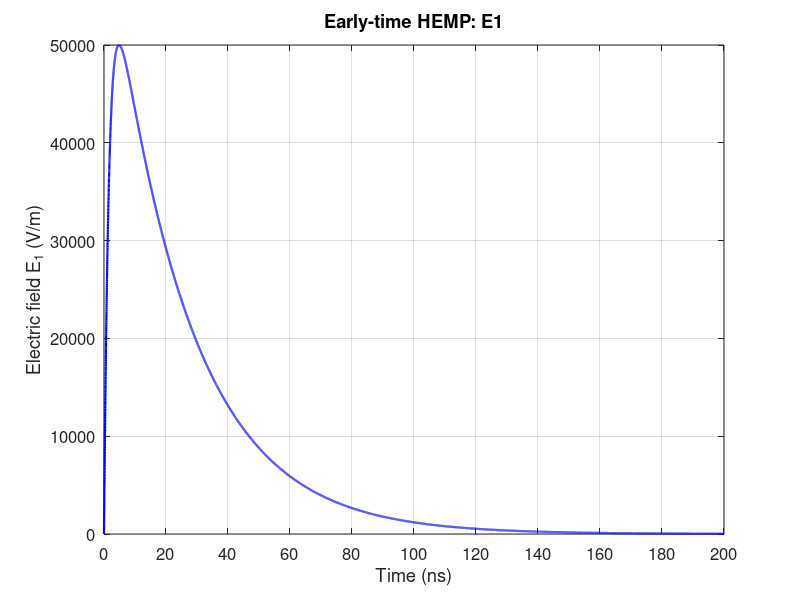

Reproduce this figure in MATLAB. (Note: this script raises an error after producing the figure.)
%% HEMP E1, E2 and E3 reference waveforms
% All calculations use time in seconds and electric field in V/m.

clear; clc; close all;

%% 1. Early-time component: E1
E01 = 50000;             % V/m
k1  = 1.3;
a1  = 4e7;              % 1/s
b1  = 6e8;              % 1/s

t1 = linspace(0, 200e-9, 20001);
E1 = zeros(size(t1));

active = t1 > 0;
E1(active) = E01*k1 .* ...
    (exp(-a1*t1(active)) - exp(-b1*t1(active)));

figure('Color','w','Name','HEMP E1');
plot(t1*1e9, E1, 'b', 'LineWidth',1.6);

xlabel('Time (ns)');
ylabel('Electric field E_1 (V/m)');
title('Early-time HEMP: E1');
xlim([0 200]);
xticks(0:20:200);
grid on; box on;
set(gca,'FontSize',12);

ax = gca;
ax.YAxis.Exponent = 0;

%% 2. Intermediate-time component: E2
E02 = 100;              % V/m
k2  = 1;
a2  = 1000;             % 1/s
b2  = 6e8;              % 1/s

% Fine sampling near the fast rising edge, then a longer time range.
t2 = unique([linspace(0, 100e-9, 2001), ...
             linspace(100e-9, 5e-3, 20001)]);

E2 = zeros(size(t2));

active = t2 > 0;
E2(active) = E02*k2 .* ...
    (exp(-a2*t2(active)) - exp(-b2*t2(active)));

figure('Color','w','Name','HEMP E2');
plot(t2*1e3, E2, 'b', 'LineWidth',1.6);

xlabel('Time (ms)');
ylabel('Electric field E_2 (V/m)');
title('Intermediate-time HEMP: E2');
xlim([0 5]);
xticks(0:1:5);
grid on; box on;
set(gca,'FontSize',12);

%% 3. Late-time component: E3
E0i = 0.04;             % V/m
ki  = 1.058;
ai  = 0.02;             % 1/s
bi  = 2;                % 1/s

E0j = 0.01326;          % V/m
kj  = 9.481;
aj  = 0.015;            % 1/s
bj  = 0.02;             % 1/s

t3  = linspace(0, 500, 50001);
tau = t3 - 1;           % Shifted time: onset at t = 1 second

Ei = zeros(size(t3));
Ej = zeros(size(t3));

% Apply the onset condition to the shifted time.
active = tau > 0;

Ei(active) = E0i*ki .* ...
    (exp(-ai*tau(active)) - exp(-bi*tau(active)));

Ej(active) = E0j*kj .* ...
    (exp(-aj*tau(active)) - exp(-bj*tau(active)));

E3 = Ei - Ej;

figure('Color','w','Name','HEMP E3');
plot(t3, E3, 'b', 'LineWidth',1.6);

xlabel('Time (s)');
ylabel('Electric field E_3 (V/m)');
title('Late-time HEMP: E3');
xlim([0 500]);
xticks(0:50:500);
grid on; box on;
set(gca,'FontSize',12);

%% Print calculated peak values and their times
[peak1, index1] = max(E1);
[peak2, index2] = max(E2);
[peak3, index3] = max(E3);
[min3, indexMin3] = min(E3);

fprintf('E1 peak: %.3f kV/m at %.3f ns\n', ...
    peak1/1e3, t1(index1)*1e9);

fprintf('E2 peak: %.3f V/m at %.3f ns\n', ...
    peak2, t2(index2)*1e9);

fprintf('E3 positive peak: %.5f V/m at %.3f s\n', ...
    peak3, t3(index3));

fprintf('E3 negative peak: %.5f V/m at %.3f s\n', ...
    min3, t3(indexMin3));
